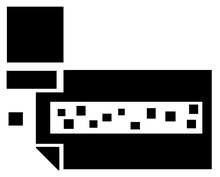
%> input picture cornerfull1.png, 220 x 177 px, shrunk from 797 x 640 before the run
$ octave soru1.m   (GNU Octave 9; MATLAB toolbox functions it lacks are replaced by stand-ins)
%> lines starting %> are read from the running program, lines starting %| are printed output that depends on the picture; in (x1, y1, x2, y2) boxes, pixels count from 0 and x2, y2 are one past the last pixel; in counts of white or black regions, pixels touching at a corner belong together; the program's own positions count from 1
### treshold.m
function img = treshold(I, num)
    [x,y]=size(I);
    E = ones(x,y);
    for c = 1:x
        for e = 1:y
            if I(c,e) > num
                E(c,e) = 0;
            end
        end
    end
    img = E;
end

### soru1.m
A=imread('cornerfull1.png');
%> A is the input picture: size 177x220x3 uint8; min 0, max 255, mean 145.7
I = rgb2gray(A);
I = treshold(I, 150);
%> after the loop in treshold, `for c = 1:x`:
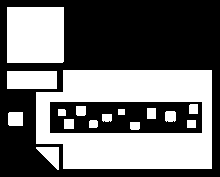
%> E: size 177x220 double; values 0 (black) and 1 (white), 43.5% white; 16 white regions, largest, box (x1, y1, x2, y2) and area: (36, 70, 212, 169) 11443, (7, 7, 64, 63) 3191, (7, 71, 57, 89) 900
figure
imshow(I);
mask_sol_alt=[0 1 0; 0 1 1; 0 0 0];
mask_sol_ust=[0 0 0; 0 1 1; 0 1 0];
mask_sag_ust=[0 0 0; 1 1 0; 0 1 0];
mask_sag_alt=[0 1 0; 1 1 0; 0 0 0];
[x,y]=size(I);
%> x = 177; y = 220
res1=zeros(x,y);
for j=2:y-1
    for i=2:x-1
        %we do not search corners in picture's edge pixels
        %left-down
        a=1;
        boolean_sol_alt = 1;
        boolean_sol_ust = 1;
        boolean_sag_ust = 1;
        boolean_sag_alt = 1;
        for m=i-1:i+1
            b=1;
            for n=j-1:j+1
                boo1=(a==1 && b==1) || (a==1 && b==3) || (a==3 && b==3);
                if not(boo1)
                    if mask_sol_alt(a,b) ~= I(m,n)
                       boolean_sol_alt = 0;
                    end
                end
                boo2=(a==1 && b==3) || (a==3 && b==1) || (a==3 && b==3);
                if not(boo2)
                    if mask_sol_ust(a,b) ~= I(m,n)
                       boolean_sol_ust = 0;
                    end
                end
                boo3=(a==1 && b==1) || (a==3 && b==1) || (a==1 && b==3);
                if not(boo3)
                    if mask_sag_alt(a,b) ~= I(m,n)
                       boolean_sag_alt = 0;
                    end
                end
                boo=(a==1 && b==1) || (a==3 && b==1) || (a==3 && b==3);
                if not(boo)
                    if mask_sag_ust(a,b) ~= I(m,n)
                       boolean_sag_ust = 0;
                    end
                end
                b=b+1;
            end
            a=a+1;
        end
        if boolean_sol_alt == 1 || boolean_sol_ust == 1 || boolean_sag_ust == 1 || boolean_sag_alt == 1
            res1(i,j)=1;
        end
    end
end
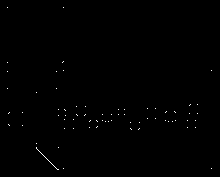
%> res1: size 177x220 double; values 0 (black) and 1 (white), 0.27% white in thin lines or dots, all inside (x1, y1, x2, y2) = (7, 7, 212, 170)
%dilation for more thick lines
%for i=1:3
%    res1=dilation(res1);
%end
figure
imshow(res1);

$ run again, with convex_hull.png copied over cornerfull1.png
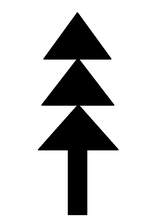
%> input picture convex_hull.png, 160 x 220 px, shrunk from 557 x 768 before the run
%> A is the input picture: size 220x160x3 uint8; min 0, max 255, mean 207
%> after the loop in treshold, `for c = 1:x`:
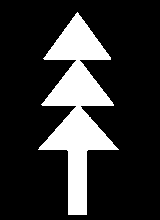
%> E: size 220x160 double; values 0 (black) and 1 (white), 18.9% white; 1 white region, box (x1, y1, x2, y2) and area: (38, 12, 119, 215) 6642
%> after the loop `for j=2:y-1`:
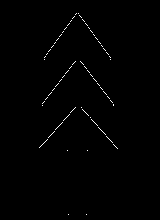
%> res1: size 220x160 double; values 0 (black) and 1 (white), 0.61% white in thin lines or dots, all inside (x1, y1, x2, y2) = (39, 13, 118, 215)
